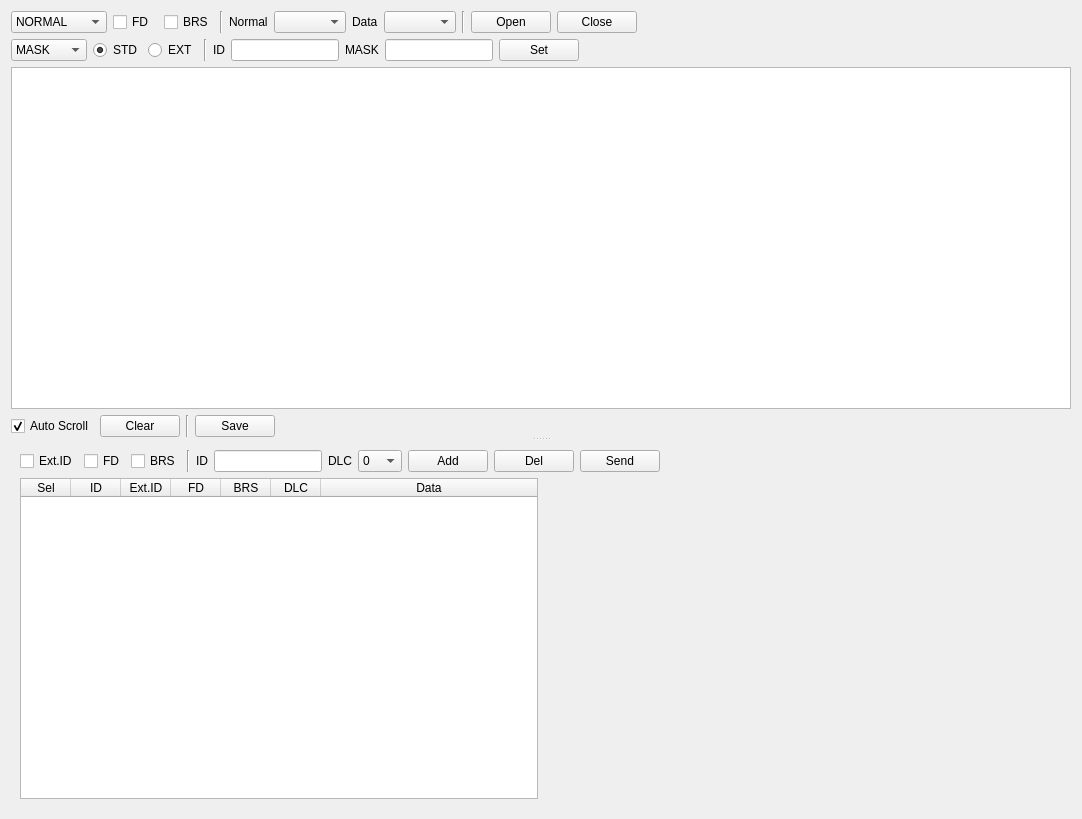
<?xml version="1.0" encoding="UTF-8"?>
<ui version="4.0">
 <class>CAN</class>
 <widget class="QWidget" name="CAN">
  <property name="geometry">
   <rect>
    <x>0</x>
    <y>0</y>
    <width>1082</width>
    <height>819</height>
   </rect>
  </property>
  <property name="windowTitle">
   <string>Form</string>
  </property>
  <layout class="QVBoxLayout" name="verticalLayout_3">
   <item>
    <widget class="QSplitter" name="splitter_2">
     <property name="autoFillBackground">
      <bool>false</bool>
     </property>
     <property name="frameShape">
      <enum>QFrame::Shape::NoFrame</enum>
     </property>
     <property name="lineWidth">
      <number>1</number>
     </property>
     <property name="midLineWidth">
      <number>0</number>
     </property>
     <property name="orientation">
      <enum>Qt::Orientation::Vertical</enum>
     </property>
     <widget class="QFrame" name="frame">
      <property name="sizePolicy">
       <sizepolicy hsizetype="Preferred" vsizetype="Preferred">
        <horstretch>0</horstretch>
        <verstretch>0</verstretch>
       </sizepolicy>
      </property>
      <property name="minimumSize">
       <size>
        <width>0</width>
        <height>0</height>
       </size>
      </property>
      <property name="frameShape">
       <enum>QFrame::Shape::NoFrame</enum>
      </property>
      <property name="frameShadow">
       <enum>QFrame::Shadow::Raised</enum>
      </property>
      <property name="lineWidth">
       <number>0</number>
      </property>
      <layout class="QVBoxLayout" name="verticalLayout">
       <property name="leftMargin">
        <number>0</number>
       </property>
       <property name="topMargin">
        <number>0</number>
       </property>
       <property name="rightMargin">
        <number>0</number>
       </property>
       <property name="bottomMargin">
        <number>0</number>
       </property>
       <item>
        <layout class="QHBoxLayout" name="horizontalLayout">
         <property name="topMargin">
          <number>0</number>
         </property>
         <item>
          <widget class="QComboBox" name="combo_open_mode">
           <property name="sizePolicy">
            <sizepolicy hsizetype="Minimum" vsizetype="Fixed">
             <horstretch>0</horstretch>
             <verstretch>0</verstretch>
            </sizepolicy>
           </property>
           <item>
            <property name="text">
             <string>NORMAL</string>
            </property>
           </item>
           <item>
            <property name="text">
             <string>MONITOR</string>
            </property>
           </item>
           <item>
            <property name="text">
             <string>LOOPBACK</string>
            </property>
           </item>
          </widget>
         </item>
         <item>
          <widget class="QCheckBox" name="check_open_canfd">
           <property name="text">
            <string>FD </string>
           </property>
          </widget>
         </item>
         <item>
          <widget class="QCheckBox" name="check_open_brs">
           <property name="text">
            <string>BRS</string>
           </property>
          </widget>
         </item>
         <item>
          <widget class="Line" name="line">
           <property name="orientation">
            <enum>Qt::Orientation::Vertical</enum>
           </property>
          </widget>
         </item>
         <item>
          <widget class="QLabel" name="label">
           <property name="text">
            <string>Normal</string>
           </property>
          </widget>
         </item>
         <item>
          <widget class="QComboBox" name="combo_open_rate_normal"/>
         </item>
         <item>
          <widget class="QLabel" name="label_2">
           <property name="text">
            <string>Data</string>
           </property>
          </widget>
         </item>
         <item>
          <widget class="QComboBox" name="combo_open_rate_data"/>
         </item>
         <item>
          <widget class="Line" name="line_5">
           <property name="orientation">
            <enum>Qt::Orientation::Vertical</enum>
           </property>
          </widget>
         </item>
         <item>
          <widget class="QPushButton" name="btn_open">
           <property name="text">
            <string>Open</string>
           </property>
          </widget>
         </item>
         <item>
          <widget class="QPushButton" name="btn_close">
           <property name="text">
            <string>Close</string>
           </property>
          </widget>
         </item>
         <item>
          <spacer name="horizontalSpacer">
           <property name="orientation">
            <enum>Qt::Orientation::Horizontal</enum>
           </property>
           <property name="sizeHint" stdset="0">
            <size>
             <width>40</width>
             <height>20</height>
            </size>
           </property>
          </spacer>
         </item>
        </layout>
       </item>
       <item>
        <layout class="QHBoxLayout" name="horizontalLayout_3">
         <property name="topMargin">
          <number>0</number>
         </property>
         <item>
          <widget class="QComboBox" name="combo_filter_type">
           <property name="sizePolicy">
            <sizepolicy hsizetype="Minimum" vsizetype="Fixed">
             <horstretch>0</horstretch>
             <verstretch>0</verstretch>
            </sizepolicy>
           </property>
           <item>
            <property name="text">
             <string>MASK     </string>
            </property>
           </item>
           <item>
            <property name="text">
             <string>RANGE</string>
            </property>
           </item>
          </widget>
         </item>
         <item>
          <widget class="QRadioButton" name="radio_filter_std">
           <property name="text">
            <string>STD</string>
           </property>
           <property name="checked">
            <bool>true</bool>
           </property>
          </widget>
         </item>
         <item>
          <widget class="QRadioButton" name="radio_filter_ext">
           <property name="text">
            <string>EXT</string>
           </property>
          </widget>
         </item>
         <item>
          <widget class="Line" name="line_4">
           <property name="orientation">
            <enum>Qt::Orientation::Vertical</enum>
           </property>
          </widget>
         </item>
         <item>
          <widget class="QLabel" name="label_6">
           <property name="text">
            <string>ID</string>
           </property>
          </widget>
         </item>
         <item>
          <widget class="QLineEdit" name="line_filter_id1">
           <property name="sizePolicy">
            <sizepolicy hsizetype="Minimum" vsizetype="Fixed">
             <horstretch>0</horstretch>
             <verstretch>0</verstretch>
            </sizepolicy>
           </property>
          </widget>
         </item>
         <item>
          <widget class="QLabel" name="label_7">
           <property name="text">
            <string>MASK</string>
           </property>
          </widget>
         </item>
         <item>
          <widget class="QLineEdit" name="line_filter_id2">
           <property name="sizePolicy">
            <sizepolicy hsizetype="Minimum" vsizetype="Fixed">
             <horstretch>0</horstretch>
             <verstretch>0</verstretch>
            </sizepolicy>
           </property>
          </widget>
         </item>
         <item>
          <widget class="QPushButton" name="btn_filter_set">
           <property name="text">
            <string>Set</string>
           </property>
          </widget>
         </item>
         <item>
          <spacer name="horizontalSpacer_3">
           <property name="orientation">
            <enum>Qt::Orientation::Horizontal</enum>
           </property>
           <property name="sizeHint" stdset="0">
            <size>
             <width>40</width>
             <height>20</height>
            </size>
           </property>
          </spacer>
         </item>
        </layout>
       </item>
       <item>
        <widget class="QTableView" name="view_can_rx">
         <property name="sizePolicy">
          <sizepolicy hsizetype="Expanding" vsizetype="Expanding">
           <horstretch>0</horstretch>
           <verstretch>0</verstretch>
          </sizepolicy>
         </property>
        </widget>
       </item>
       <item>
        <layout class="QHBoxLayout" name="horizontalLayout_4">
         <property name="topMargin">
          <number>0</number>
         </property>
         <item>
          <widget class="QCheckBox" name="check_autoscroll">
           <property name="text">
            <string>Auto Scroll</string>
           </property>
           <property name="checked">
            <bool>true</bool>
           </property>
          </widget>
         </item>
         <item>
          <widget class="QPushButton" name="btn_clear_rx_msg">
           <property name="text">
            <string>Clear</string>
           </property>
          </widget>
         </item>
         <item>
          <widget class="Line" name="line_2">
           <property name="orientation">
            <enum>Qt::Orientation::Vertical</enum>
           </property>
          </widget>
         </item>
         <item>
          <widget class="QPushButton" name="btn_save_rx">
           <property name="text">
            <string>Save</string>
           </property>
          </widget>
         </item>
         <item>
          <spacer name="horizontalSpacer_4">
           <property name="orientation">
            <enum>Qt::Orientation::Horizontal</enum>
           </property>
           <property name="sizeHint" stdset="0">
            <size>
             <width>40</width>
             <height>20</height>
            </size>
           </property>
          </spacer>
         </item>
        </layout>
       </item>
      </layout>
     </widget>
     <widget class="QFrame" name="frame_2">
      <property name="sizePolicy">
       <sizepolicy hsizetype="Preferred" vsizetype="Preferred">
        <horstretch>0</horstretch>
        <verstretch>0</verstretch>
       </sizepolicy>
      </property>
      <property name="minimumSize">
       <size>
        <width>0</width>
        <height>0</height>
       </size>
      </property>
      <property name="baseSize">
       <size>
        <width>0</width>
        <height>0</height>
       </size>
      </property>
      <property name="frameShape">
       <enum>QFrame::Shape::NoFrame</enum>
      </property>
      <property name="frameShadow">
       <enum>QFrame::Shadow::Raised</enum>
      </property>
      <property name="lineWidth">
       <number>0</number>
      </property>
      <layout class="QGridLayout" name="gridLayout">
       <item row="0" column="0" colspan="2">
        <layout class="QHBoxLayout" name="horizontalLayout_2">
         <property name="topMargin">
          <number>0</number>
         </property>
         <item>
          <widget class="QCheckBox" name="check_tx_extid">
           <property name="text">
            <string>Ext.ID</string>
           </property>
          </widget>
         </item>
         <item>
          <widget class="QCheckBox" name="check_tx_fd">
           <property name="text">
            <string>FD</string>
           </property>
          </widget>
         </item>
         <item>
          <widget class="QCheckBox" name="check_tx_brs">
           <property name="text">
            <string>BRS</string>
           </property>
          </widget>
         </item>
         <item>
          <widget class="Line" name="line_3">
           <property name="orientation">
            <enum>Qt::Orientation::Vertical</enum>
           </property>
          </widget>
         </item>
         <item>
          <widget class="QLabel" name="label_3">
           <property name="text">
            <string>ID</string>
           </property>
          </widget>
         </item>
         <item>
          <widget class="QLineEdit" name="text_tx_id">
           <property name="sizePolicy">
            <sizepolicy hsizetype="Minimum" vsizetype="Fixed">
             <horstretch>0</horstretch>
             <verstretch>0</verstretch>
            </sizepolicy>
           </property>
           <property name="minimumSize">
            <size>
             <width>0</width>
             <height>0</height>
            </size>
           </property>
          </widget>
         </item>
         <item>
          <widget class="QLabel" name="label_4">
           <property name="text">
            <string>DLC</string>
           </property>
          </widget>
         </item>
         <item>
          <widget class="QComboBox" name="combo_tx_dlc">
           <property name="sizePolicy">
            <sizepolicy hsizetype="Minimum" vsizetype="Fixed">
             <horstretch>0</horstretch>
             <verstretch>0</verstretch>
            </sizepolicy>
           </property>
           <item>
            <property name="text">
             <string>0</string>
            </property>
           </item>
           <item>
            <property name="text">
             <string>1</string>
            </property>
           </item>
           <item>
            <property name="text">
             <string>2</string>
            </property>
           </item>
           <item>
            <property name="text">
             <string>3</string>
            </property>
           </item>
           <item>
            <property name="text">
             <string>4</string>
            </property>
           </item>
           <item>
            <property name="text">
             <string>5</string>
            </property>
           </item>
           <item>
            <property name="text">
             <string>6</string>
            </property>
           </item>
           <item>
            <property name="text">
             <string>7</string>
            </property>
           </item>
           <item>
            <property name="text">
             <string>8</string>
            </property>
           </item>
           <item>
            <property name="text">
             <string>12</string>
            </property>
           </item>
           <item>
            <property name="text">
             <string>16</string>
            </property>
           </item>
           <item>
            <property name="text">
             <string>20</string>
            </property>
           </item>
           <item>
            <property name="text">
             <string>24</string>
            </property>
           </item>
           <item>
            <property name="text">
             <string>32</string>
            </property>
           </item>
           <item>
            <property name="text">
             <string>48</string>
            </property>
           </item>
           <item>
            <property name="text">
             <string>64</string>
            </property>
           </item>
          </widget>
         </item>
         <item>
          <widget class="QPushButton" name="btn_add">
           <property name="text">
            <string>Add</string>
           </property>
          </widget>
         </item>
         <item>
          <widget class="QPushButton" name="btn_del">
           <property name="text">
            <string>Del</string>
           </property>
          </widget>
         </item>
         <item>
          <widget class="QPushButton" name="btn_send">
           <property name="text">
            <string>Send</string>
           </property>
          </widget>
         </item>
         <item>
          <spacer name="horizontalSpacer_2">
           <property name="orientation">
            <enum>Qt::Orientation::Horizontal</enum>
           </property>
           <property name="sizeHint" stdset="0">
            <size>
             <width>40</width>
             <height>20</height>
            </size>
           </property>
          </spacer>
         </item>
        </layout>
       </item>
       <item row="1" column="0">
        <widget class="QTableWidget" name="table_can_tx">
         <property name="sizePolicy">
          <sizepolicy hsizetype="Preferred" vsizetype="Expanding">
           <horstretch>0</horstretch>
           <verstretch>0</verstretch>
          </sizepolicy>
         </property>
         <property name="minimumSize">
          <size>
           <width>500</width>
           <height>0</height>
          </size>
         </property>
         <property name="maximumSize">
          <size>
           <width>16777215</width>
           <height>16777215</height>
          </size>
         </property>
         <property name="alternatingRowColors">
          <bool>true</bool>
         </property>
         <property name="selectionMode">
          <enum>QAbstractItemView::SelectionMode::NoSelection</enum>
         </property>
         <property name="selectionBehavior">
          <enum>QAbstractItemView::SelectionBehavior::SelectItems</enum>
         </property>
         <property name="rowCount">
          <number>0</number>
         </property>
         <attribute name="horizontalHeaderCascadingSectionResizes">
          <bool>false</bool>
         </attribute>
         <attribute name="horizontalHeaderMinimumSectionSize">
          <number>50</number>
         </attribute>
         <attribute name="horizontalHeaderDefaultSectionSize">
          <number>50</number>
         </attribute>
         <attribute name="horizontalHeaderStretchLastSection">
          <bool>true</bool>
         </attribute>
         <column>
          <property name="text">
           <string>Sel</string>
          </property>
         </column>
         <column>
          <property name="text">
           <string>ID</string>
          </property>
         </column>
         <column>
          <property name="text">
           <string>Ext.ID</string>
          </property>
         </column>
         <column>
          <property name="text">
           <string>FD</string>
          </property>
         </column>
         <column>
          <property name="text">
           <string>BRS</string>
          </property>
         </column>
         <column>
          <property name="text">
           <string>DLC</string>
          </property>
         </column>
         <column>
          <property name="text">
           <string>Data</string>
          </property>
         </column>
        </widget>
       </item>
       <item row="1" column="1">
        <widget class="QWidget" name="widget" native="true">
         <property name="autoFillBackground">
          <bool>true</bool>
         </property>
        </widget>
       </item>
      </layout>
     </widget>
    </widget>
   </item>
  </layout>
 </widget>
 <resources/>
 <connections/>
</ui>
